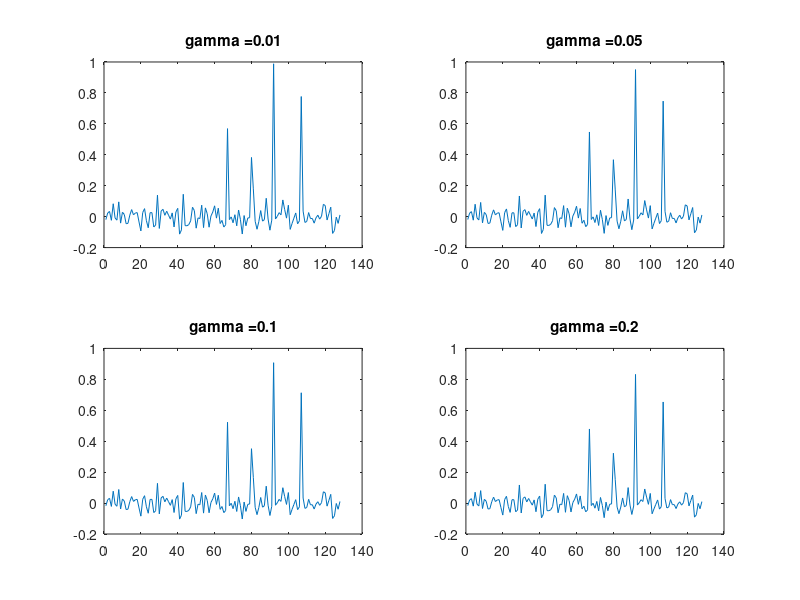

MATLAB code to generate this figure: (Note: this script raises an error after producing the figure.)
%% Michael Lustig CS exercise
%% 1). Sparse signals and Denoising

%generate random 1x128 vector with 5 non-zero signals
clear all;
x = [[1:5]/5 zeros(1,128-5)];
x = x(randperm(128));

%add noise
y = x + 0.05*randn(1,128);

%estimate x_hat from y via Tychnovo penalty
gamma = [0.01 0.05 0.1 0.2];
figure("Name","Tychonov");
for i=1:4
    x_hat = (1/(1+gamma(i)))*y;
    subplot(2,2,i);
    plot(x_hat);
    title(strcat("gamma = ",num2str(gamma(i))));
end
sgtitle("Recovery via Tychonov Penalty");

%estimate x_hat from y via minimizing l^1 norm
figure("Name","l1 norm");
for i=1:4
    x_hat = SoftThresh(y,gamma(i));
    subplot(2,2,i);
    plot(x_hat);
    title(strcat("gamma = ",num2str(gamma(i))));
end
sgtitle("Recovery via L1 Norm Penalized Solution");
% RESULT -> L1 norm more sparse than Tychonov

%%
%compute fourier transform of sparse signal
X = fftc(x,2);

figure("Name","random");
subplot(2,2,1);
plot(x);
title("Random Signal x");

subplot(2,2,2);
plot(X);
title("Fourier Transform of x");

%equidistant undersampling
Xu = zeros(1,128);
Xu(1:4:128) = X(1:4:128);
xu = ifftc(Xu,2)*4;
subplot(2,2,3);
plot(abs(xu));
title("x' after Equidistant Undersampling");

%random undersampling
Xr = zeros(1,128);
prm = randperm(128);
Xr(prm(1:32)) = X(prm(1:32));
xr = ifftc(Xr,2)*4;
subplot(2,2,4);
plot(abs(xr))
title("x' after Random Undersampling");
% RESULT -> Random Undersampling results in turning ill-conditioned problem
% into a sparse signal denoising problem
sgtitle("Effects of sampling schema");



%%
%reconstruction from randomly undersampled f domain data 
%uses Projection Over Convex Sets type algorithm

%for at least 300 iterations ("projections")
Y = Xr;
X = Y;
nitr = 300;
error = zeros(1,nitr);
for i=1:nitr
    %compute ifft to get x_hat estimate from F_x_hat
    x_hat = ifftc(X,2);
    %apply Soft Thresh in the signal domain
    xst = SoftThreshComplex(x_hat,gamma(3));
    %compute fft of NEW x_hat xst
    X_curr = fftc(xst,2);
    %enforce data consistency in f domain
    X = X_curr.*(Y==0)+Y;
    %record error
    error(i) = norm(X-X_curr);
end

figure("Name","pocs results");

subplot(2,2,3)
plot(error)
title("Error");
ylabel("Normalized Error");
xlabel("Iterations");

subplot(2,2,2);
plot(abs(ifftc(X,2)));
title("Reconstructed Signal");

subplot(2,2,1);
plot(x);
title("Original Signal");
sgtitle("Reconstruction Results");

%% 2). Sparsity of Medical Images

%perform DWT and iDWT of phantom image
W = Wavelet; %generate wavelet operator
im = phantom(256); %phantom image
im_W = W*im; % get wavelet transform
im_rec = W'*im_W; % compute iDWT

%plot results
figure, subplot(1,3,1), imshow(im,[]), title('phantom image');
subplot(1,3,2), imshow(abs(im_W),[0,1]), title('The Wavelet coefficients');
subplot(1,3,3), imshow(abs(im_rec),[]), title('The reconstructed image');

%%
% load data set
brain = load('brain.mat');
im = brain.im;
im_W = W*im; % get wavelet transform

% plot wavelet coefficients
figure("Name","wavelet coef");
subplot(2,2,1);
imagesc(abs(im));
colormap("gray");
title("Original Image");
subplot(2,2,2);
imshowWAV(im_W);
title("Wavelet Coeffecients");

% threshold largest % of coefficients
faction = 0.05; % percent of coeffecients to threshold
m = sort(abs(im_W(:)),'descend');
ndx = floor(length(m)*faction);
thresh = m(ndx);
im_W_th = im_W .* (abs(im_W)>thresh);
subplot(2,2,3);
imshowWAV(im_W_th);
title("Thresholded Wavelet Coeffecients");
subplot(2,2,4);
imagesc(abs(im) - abs(W'*im_W_th));
title("Difference Image of Reconstruction");
figure("Name","recon");
imagesc(abs(W'*im_W_th));
title("Reconstructed Image");
colormap("gray");

%% 3). Compressed Sensing Reconstruction

%load image into matlab
brain = load('brain.mat');
im = brain.im;
im_W = W*im; % get wavelet transform

%get undersampling patterns
mask_unif = brain.mask_unif;
pdf_unif = brain.pdf_unif;
mask_vardens = brain.mask_vardens;
pdf_vardens = brain.pdf_vardens;

M = fft2c(im); %compute fft of image
Mu = (M.*mask_unif)./pdf_unif; %multiply by mask, divide by PDF
imu = ifft2c(Mu);
Mnu = (M.*mask_vardens)./pdf_vardens;
imnu = ifft2c(Mnu);

%plot results
figure("Name","CS_uni");
subplot(2,2,1);
imagesc(abs(im));
title("Original Image");
subplot(2,2,2);
imagesc(abs(imu));
title("Masked Image");
subplot(2,2,3);
imagesc(abs(im-imu));
title("Difference Image");
colormap("Gray");
sgtitle("Effects of Uniform Random Sampling");

figure("Name","CS_nuni");
subplot(2,2,1);
imagesc(abs(im));
title("Original Image");
subplot(2,2,2);
imagesc(abs(imnu));
title("Masked Image");
subplot(2,2,3);
imagesc(abs(im-imnu));
title("Difference Image");
colormap("Gray");
sgtitle("Effects of Non-Uniform Random Sampling");

%%
%implement POCS algorithm as done in P1.
Y = Mnu;
X = Y;
gam = 0.2;
nitr = 20;
error = zeros(1,nitr);
for i=1:nitr
    %compute ifft to get x_hat estimate from F_x_hat
    x_hat = ifft2c(X);
    %apply dwt
    x_hat_W = W*x_hat;
    %apply Soft Thresh in the signal domain
    xst_W = SoftThreshComplex2D(x_hat_W,gam);
    %apply idwt
    xst = W'*xst_W;
    %compute fft of NEW x_hat xst
    X_curr = fft2c(xst);
    %enforce data consistency in f domain
    X = X_curr.*(Y==0)+Y;
    %record error
    error(i) = norm(X-X_curr);
end

% plot results
figure("Name","pocs results");
subplot(2,2,3)
plot(error)
title("Error");
ylabel("Normalized Error");
xlabel("Iterations");

subplot(2,2,2);
imagesc(abs(ifft2c(X)));
title("Reconstructed Signal");

subplot(2,2,1);
imagesc(abs(im));
title("Original Signal");
colormap("gray");
sgtitle("Reconstruction Results");

%accepts y and gamma, returns x_hat
function x_hat = SoftThresh(y,gamma)
    x_hat = zeros(size(y));
    for i=1:length(y)
        if(y(i)<-gamma)
            x_hat(i)=y(i)+gamma;
        end
        if(y(i)>gamma)
            x_hat(i)=y(i)-gamma;
        end
    end
end

%accepts y and gamma, returns x_hat
function x_hat = SoftThreshComplex(y,gamma)
    x_hat = zeros(size(y));
    for i=1:length(y)
        if(abs(y(i))>gamma)
            x_hat(i)=((abs(y(i))-gamma)/abs(y(i)))*y(i);
        end
    end
end

%accepts y and gamma, returns x_hat
function x_hat = SoftThreshComplex2D(y,gamma)
    x_hat = zeros(size(y));
    [M, N] = size(y);
    for i=1:M
        for j = 1:N
            if(abs(y(i,j))>gamma)
                x_hat(i,j)=((abs(y(i,j))-gamma)/abs(y(i,j)))*y(i,j);
            end
        end
    end
end

function res = fftc(x,dim)
% res = fftc(x,dim)
res = 1/sqrt(size(x,dim))*fftshift(fft(ifftshift(x,dim),[],dim),dim);
end

function res = ifftc(x,dim)
%res = ifftc(x,dim)
res = sqrt(size(x,dim))*fftshift(ifft(ifftshift(x,dim),[],dim),dim);
end

function imshowWAV(w)
	imshow(abs(wavMask(size(w),1).*w),[]);
end

function res = wavMask(imSize,scale)
% function scales the value of each wavelet scale such they display nicely.

sx = imSize(1);
sy = imSize(2);
res = zeros(imSize)+1;
NM = round((log2(imSize)));
for n = 1:min(NM)-scale+1
	res(1:round(2^(NM(1)-n)),1:round(2^(NM(2)-n))) = res(1:round(2^(NM(1)-n)),1:round(2^(NM(2)-n)))/2;
end
end

function res = fft2c(x)

% res = fft2c(x)
% 
% orthonormal forward 2D FFT
%
% (c) Michael Lustig 2005

res = 1/sqrt(length(x(:)))*fftshift(fft2(ifftshift(x)));
end

function res = ifft2c(x)
%
%
% res = ifft2c(x)
% 
% orthonormal centered 2D ifft
%
% (c) Michael Lustig 2005

res = sqrt(length(x(:)))*ifftshift(ifft2(fftshift(x)));
end